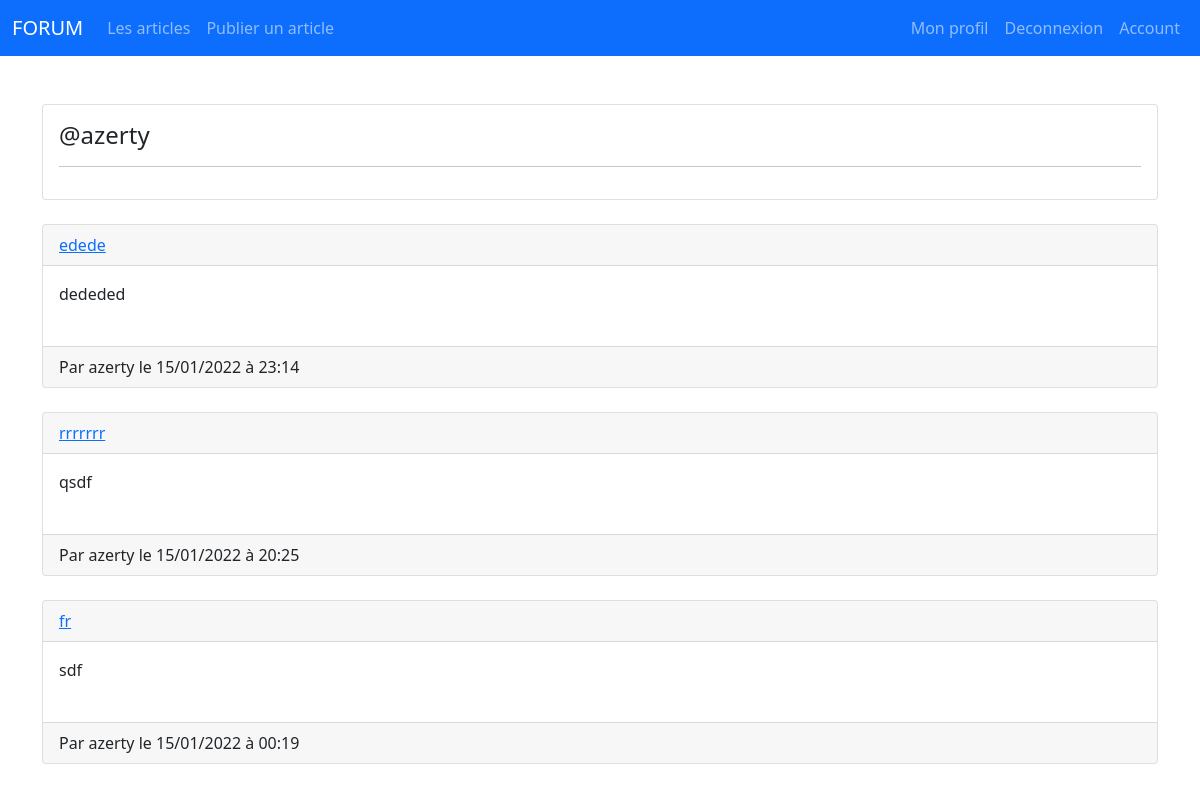
/profile.php?id=3 (signed in), run on the app's committed database.
### tables this page shows
CREATE TABLE `users` (
  `ID_User` int(11) NOT NULL,
  `Username` varchar(30) NOT NULL,
  `MDP` varchar(150) NOT NULL,
  `Mail` varchar(100) NOT NULL
);

CREATE TABLE `articles` (
  `ID_Article` int(11) NOT NULL,
  `Title` varchar(100) NOT NULL,
  `Description` varchar(1000) NOT NULL,
  `Content` varchar(2000) NOT NULL,
  `Date_Pub` text NOT NULL,
  `ID_User` int(11) NOT NULL
);

### actions/users/showOneUsersProfile.php (called while the page is built)
<?php
require ('actions/connect.php');
if(isset($_GET['id']) AND !empty($_GET['id'])){
    $idOfUser = $_GET['id'];
    $checkIfUserExists = $mysql->prepare('SELECT * FROM users WHERE ID_User = ?');
    $checkIfUserExists->execute(array($idOfUser));
    if($checkIfUserExists->rowCount()>0){
        $usersInfos = $checkIfUserExists->fetch();
        $user_pseudo = $usersInfos['Username'];
        $getHisArticle = $mysql->prepare('SELECT ID_Article,Title,Description,Content,Date_Pub,Username
        FROM articles
        INNER JOIN users ON articles.ID_User=users.ID_User WHERE articles.ID_User = ? ORDER BY Date_Pub DESC');
        $getHisArticle->execute(array($idOfUser));
    }else{
        $errorMsg = "Utilisateur n'existe pas";
    }
}else{
    $errorMsg = "Aucun utilisateur trouvé";
}

### profile.php (the view, shortened to what this page needs)
<?php
require('actions/users/showOneUsersProfile.php');
?>
<!DOCTYPE html>
<html lang="en">
<?php include 'includes/head.php'; ?>
<body>
    <?php include 'includes/navbar.php'; ?>
    <br></br>
    <div class="container">
        <?php
        if (isset($getHisArticle)) {
        ?>
            <div class="card">
                <div class="card-body">
                    <h4>@<?= $user_pseudo; ?></h4>
                    <hr>
                </div>
            </div>
            <br>
            <?php
            while ($article = $getHisArticle->fetch()) {
            ?>
                <div class="card">
                    <div class="card-header">
                        <a href="article.php?id=<?= $article['ID_Article']; ?>"><?= $article['Title']; ?></a>
                    </div>
                    <div class="card-body">
                        <?= $article['Description']; ?>
                        <br><br>
                    </div>
                    <div class="card-footer">
                        Par <?= $article['Username']; ?> le <?= $article['Date_Pub']; ?>
                    </div>
                </div>
                <br>
        <?php
            }
        }
        ?>
    </div>
</body>
</html>

### includes/head.php (shortened to what this page needs)
<head>
    <link href="https://cdn.jsdelivr.net/npm/bootstrap@5.1.3/dist/css/bootstrap.min.css" rel="stylesheet">
</head>

### includes/navbar.php (shortened to what this page needs)
<?php
$idUser=$_SESSION['ID_User'];
?>
<nav class="navbar navbar-expand-lg navbar-dark bg-primary">
  <div class="container-fluid">
    <a class="navbar-brand" href="index.php">FORUM</a>
    <div class="collapse navbar-collapse" id="navbarSupportedContent">
      <ul class="navbar-nav me-auto mb-2 mb-lg-0">
        <li class="nav-item">
          <a class="nav-link"  href="index.php">Les articles</a>
        </li>
        <li class="nav-item">
          <a class="nav-link" href="publish-article.php">Publier un article</a>
        </li>
      </ul>
      <form class="d-flex">
        <ul class="navbar-nav me-auto mb-2 mb-lg-0">
        <li class="nav-item">
          <a class="nav-link" href="profile.php?id=<?= $_SESSION['ID_User'];?>">Mon profil</a>
        </li>
        <li class="nav-item">
          <a class="nav-link" href="actions/users/logoutAction.php">Deconnexion</a>
        </li>
        <li class="nav-item">
          <a class="nav-link" href="ProfileSettings.php?id=<?=$idUser?>">Account</a>
        </li>
        </ul>
      </form>
    </div>
  </div>
</nav>

### data on the page
users: Username "azerty"
articles: Title "edede", Description "dededed", ID_User.Username "azerty", Date_Pub "15/01/2022 à 23:14"
articles: Title "rrrrrrr", Description "qsdf", ID_User.Username "azerty", Date_Pub "15/01/2022 à 20:25"
articles: Title "fr", Description "sdf", ID_User.Username "azerty", Date_Pub "15/01/2022 à 00:19"
